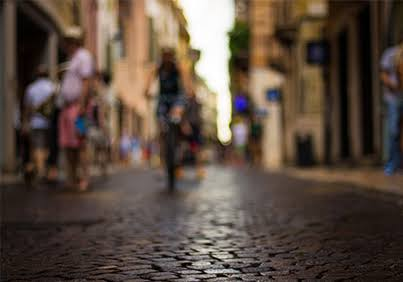
#> input picture 3.Hafta/input.jpg, 403 x 282 px, found by its file name
$ python task7_8_2d_dft_ve_gurultu.py
#> lines starting #> are read from the running program, lines starting #| are printed output that depends on the picture
import cv2
import numpy as np
import matplotlib.pyplot as plt

# 7. Gorev: 2-Boyutlu Manuel DFT fonksiyonu (Satir ve sutun bazli matris carpimi ile hizli 2D DFT)
def manuel_dft_2d(resim):
    M, N = resim.shape
    u = np.arange(M).reshape(-1, 1)
    x = np.arange(M).reshape(1, -1)
    W_M = np.exp(-2j * np.pi * u * x / M)

    v = np.arange(N).reshape(-1, 1)
    y = np.arange(N).reshape(1, -1)
    W_N = np.exp(-2j * np.pi * v * y / N)

    # 2D DFT: F = W_M * f * W_N
    harmonik_matris = W_M @ resim @ W_N
    return harmonik_matris

# Spektrumu gorsellestirmek icin merkezleme (fftshift mantigi) ve log olcekleme
def spektrum_goruntusu(harmonik):
    M, N = harmonik.shape
    kaydirilmis = np.roll(np.roll(harmonik, M // 2, axis=0), N // 2, axis=1)
    return np.log(1 + np.abs(kaydirilmis))

# 8. Gorev: Gauss ve Salt & Pepper gurultu ekleme fonksiyonlari
def gauss_gurultu_ekle(resim, sigma):
    gurultu = np.random.normal(0, sigma, resim.shape)
    gurultulu = resim.astype(np.float64) + gurultu
    return np.clip(gurultulu, 0, 255).astype(np.uint8)

def salt_and_pepper_ekle(resim, oran):
    gurultulu = resim.copy()
    toplam_piksel = resim.size
    # Tuz (beyaz - 255)
    tuz_sayisi = int(toplam_piksel * oran / 2)
    coords_tuz = [np.random.randint(0, i, tuz_sayisi) for i in resim.shape]
    gurultulu[coords_tuz[0], coords_tuz[1]] = 255
    # Biber (siyah - 0)
    biber_sayisi = int(toplam_piksel * oran / 2)
    coords_biber = [np.random.randint(0, i, biber_sayisi) for i in resim.shape]
    gurultulu[coords_biber[0], coords_biber[1]] = 0
    return gurultulu

# Resmi oku ve hizli 2D DFT icin 128x128 gri tonlamaya cevir
img = cv2.imread("input.jpg", cv2.IMREAD_GRAYSCALE)
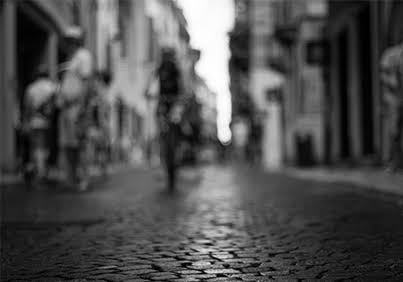
#> img: shape (282, 403); min 0, max 255, mean 78.5
img = cv2.resize(img, (128, 128))
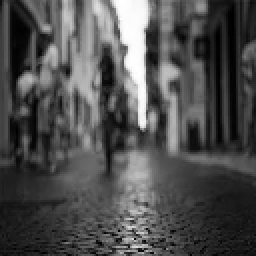
#> img: shape (128, 128) (shown 2 times larger); min 0, max 255, mean 78.4

# Gurultulu goruntuleri olustur
img_gauss = gauss_gurultu_ekle(img, sigma=25)
#> in gauss_gurultu_ekle, `gurultulu = resim.astype(np.float64) + gurultu`:
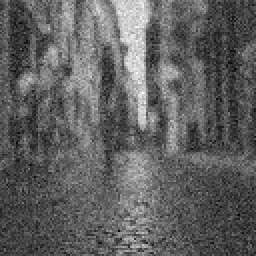
#> gurultulu: shape (128, 128) float64 (shown 2 times larger); min -72.19, max 323.6, mean 78.3; drawn with min black and max white
img_sp = salt_and_pepper_ekle(img, oran=0.08)
#> in salt_and_pepper_ekle, `gurultulu[coords_biber[0], coords_biber[1]] = 0`:
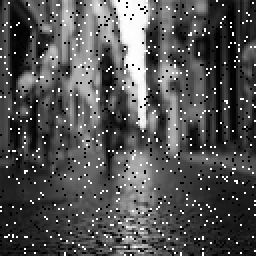
#> gurultulu: shape (128, 128) (shown 2 times larger); min 0, max 255, mean 82

# 2D DFT harmonik matrislerini hesapla
dft_orj = manuel_dft_2d(img)
dft_gauss = manuel_dft_2d(img_gauss)
dft_sp = manuel_dft_2d(img_sp)

# Gorsellestirme
plt.figure(figsize=(12, 8))

plt.subplot(2, 3, 1)
plt.imshow(img, cmap="gray")
plt.title("Orijinal Resim (128x128)")
plt.axis("off")

plt.subplot(2, 3, 2)
plt.imshow(img_gauss, cmap="gray")
plt.title("Gauss Gurultulu (sigma=25)")
plt.axis("off")

plt.subplot(2, 3, 3)
plt.imshow(img_sp, cmap="gray")
plt.title("Salt & Pepper Gurultulu (oran=0.08)")
plt.axis("off")

plt.subplot(2, 3, 4)
plt.imshow(spektrum_goruntusu(dft_orj), cmap="gray")
#> in spektrum_goruntusu, `return np.log(1 + np.abs(kaydirilmis))`:
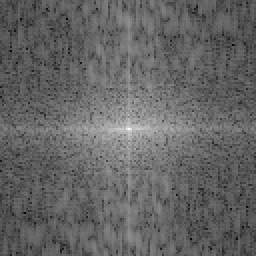
#> returned value: shape (128, 128) float64 (shown 2 times larger); min 2.23, max 14.07, mean 6.92; drawn with min black and max white
plt.title("7. Gorev: Orijinal 2D DFT Spektrumu")
plt.axis("off")

plt.subplot(2, 3, 5)
plt.imshow(spektrum_goruntusu(dft_gauss), cmap="gray")
#> in spektrum_goruntusu (call 2), `return np.log(1 + np.abs(kaydirilmis))`:
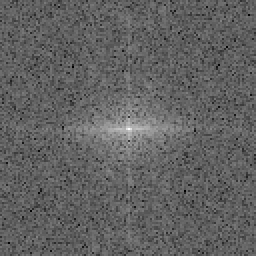
#> returned value: shape (128, 128) float64 (shown 2 times larger); min 4.07, max 14.06, mean 7.92; drawn with min black and max white
plt.title("8. Gorev: Gauss 2D DFT Spektrumu")
plt.axis("off")

plt.subplot(2, 3, 6)
plt.imshow(spektrum_goruntusu(dft_sp), cmap="gray")
#> in spektrum_goruntusu (call 3), `return np.log(1 + np.abs(kaydirilmis))`:
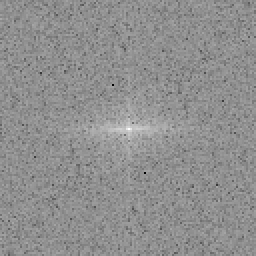
#> returned value: shape (128, 128) float64 (shown 2 times larger); min 0.865, max 14.11, mean 8.36; drawn with min black and max white
plt.title("8. Gorev: Salt & Pepper 2D DFT Spektrumu")
plt.axis("off")

plt.tight_layout()
plt.savefig("cikti_task7_8_2d_dft_spektrum.png")
print("Task 7 ve 8 bitti.")
print("Kiyaslama Yorumu (Task 8): Orijinal resimde enerji merkezde (dusuk frekanslarda) toplanirken, Gauss ve Salt & Pepper gurultuleri spektrumun dis kenarlarina (yuksek frekans bolgelerine) homojen bir parlaklik/parazit ekler.")
